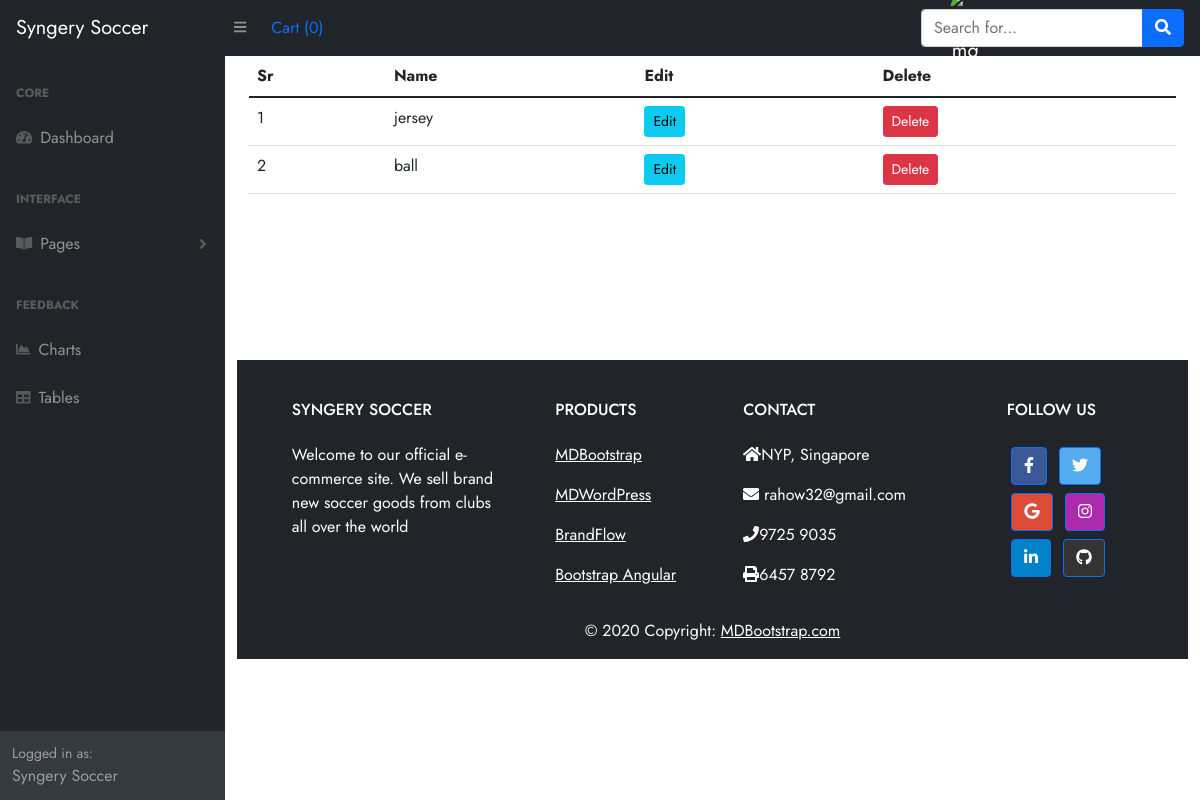
The page /categories on the database as committed earlier.
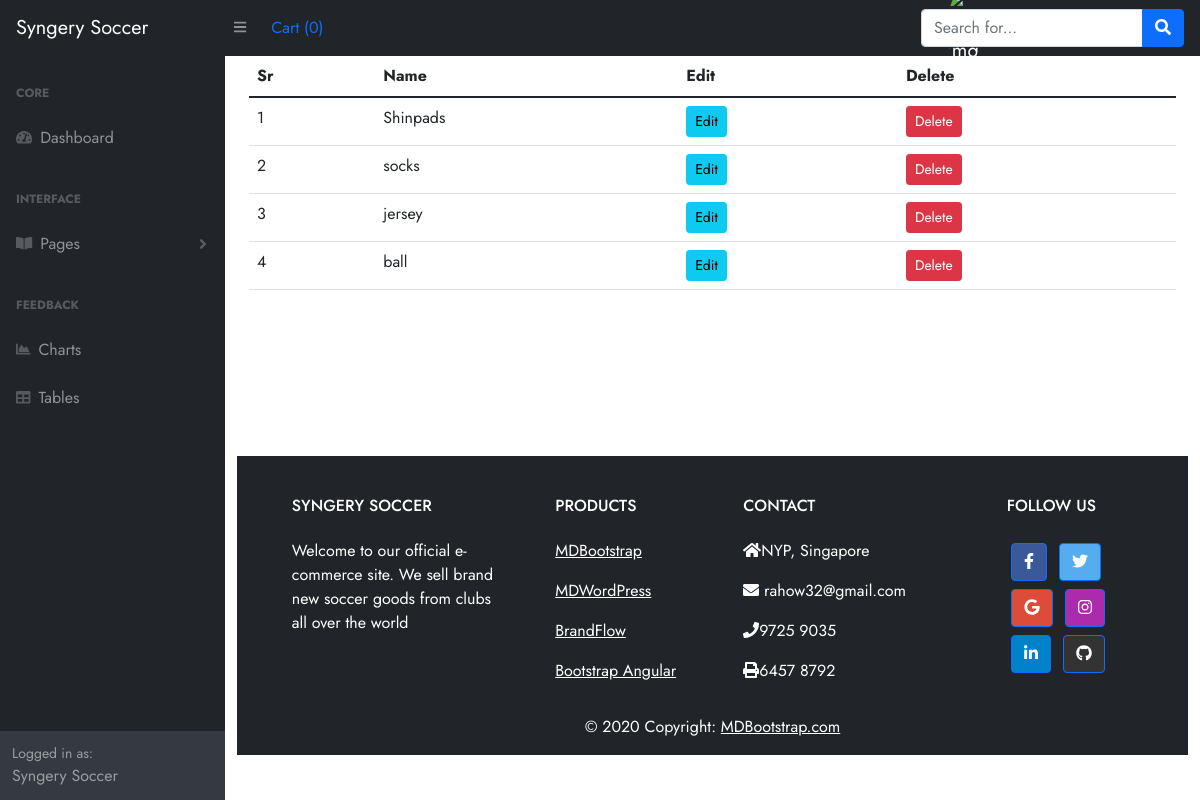
The same page on the database as committed later.
### __init__.py (models this page shows, shortened)
class Category(db.Model):
    id = db.Column(db.Integer, primary_key=True)
    name = db.Column(db.String(30), unique=True, nullable=False)

### __init__.py (the view)
@app.route('/categories')
def categories():
    categories = Category.query.order_by(Category.id.desc()).all()
    return render_template('admin/brand.html', title='categories',categories=categories)

### template/admin/brand.html (shortened to what this page needs)
{% extends 'base.html' %}
{% block content %}
<div class="container">
    <table class="table tbale-sm">
        <thead>
            <th>Sr</th>
            <th>Name</th>
            <th>Edit</th>
            <th>Delete</th>
        </thead>
        <tbody>
         {% if brands %}
          {% for brand in brands %}
          <tr>
            <td>{{loop.index}}</td>
            <td>{{ brand.name }}</td>
            <td><a href="{{url_for('updatebrand', id=brand.id)}}" class="btn btn-sm btn-info">Edit</a></td>
            <td><button type="button" class="btn btn-primary" data-bs-toggle="modal" data-bs-target="#exampleModal-{{brand.id}}">
              delete
            </button></td>
          </tr>
<div class="modal fade" id="exampleModal-{{brand.id}}" tabindex="-1" aria-labelledby="exampleModalLabel" aria-hidden="true">
  <div class="modal-dialog">
    <div class="modal-content">
      <div class="modal-header">
        <h5 class="modal-title" id="exampleModalLabel">Modal title</h5>
        <button type="button" class="btn-close" data-bs-dismiss="modal" aria-label="Close"></button>
      </div>
      <div class="modal-body">
        <p class="text-danger">Are you Sure that you want to delete this brand ({{ brand.name }}) </p>
      </div>
      <div class="modal-footer">
        <button type="button" class="btn btn-secondary" data-dismiss="modal">Cancel</button>
        <form action="{{url_for('deletebrand',id=brand.id)}}" method="post">
          <button type="submit" class="btn btn-danger">Delete</button>
        </form>
      </div>
    </div>
  </div>
</div>
          {% endfor %}
          {% else %}
          {% for category in categories %}
          <tr>
            <td>{{loop.index}}</td>
            <td>{{ category.name }}</td>
            <td> <a href="{{url_for('updatecat', id=category.id)}}" class="btn btn-sm btn-info">Edit</a></td>
            <td><button type="button" class="btn btn-danger btn-sm" data-toggle="modal" data-target="#exampleModal-{{category.id}}">
              Delete
            </button></td>
          </tr>
          {% endfor %}
          {% endif %}
        </tbody>
    </table>
</div>
{% endblock content %}

Rows that differ between the two databases and show on the page:
added Category: name "Shinpads"
added Category: name "socks"
